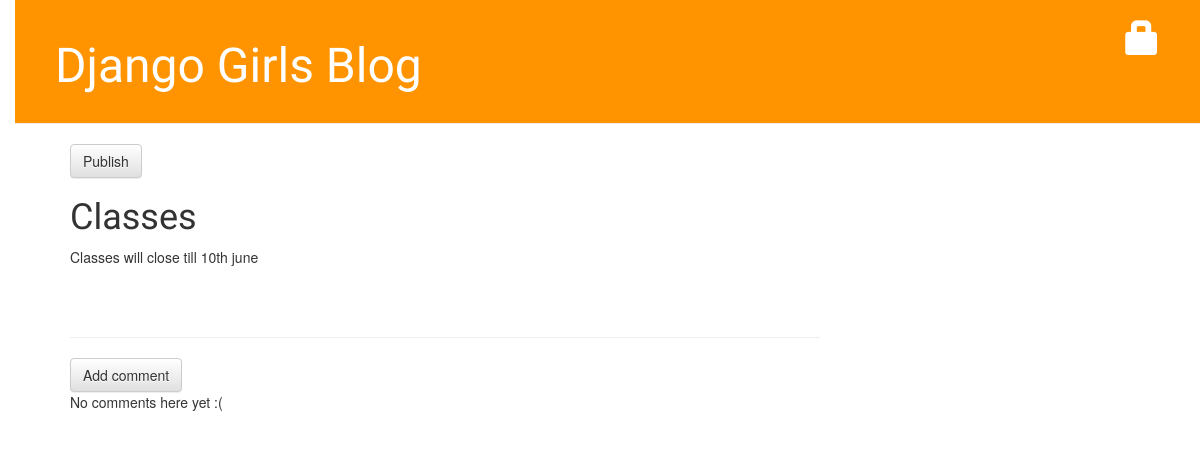
Before: /post/1/ with the older database file.
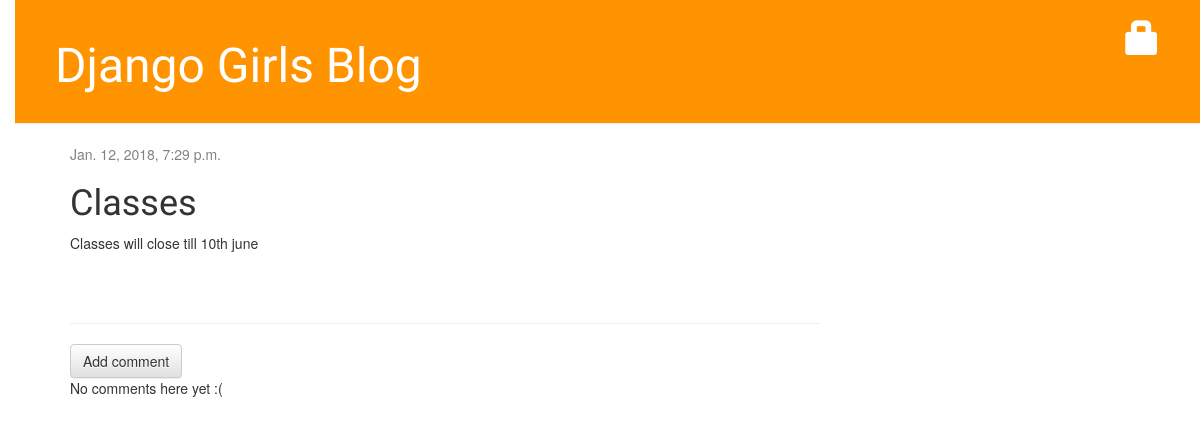
After: the same page with the newer database file.
### blog/models.py (models this page shows, shortened)
class Post(models.Model):
    author = models.ForeignKey('auth.User')
    title = models.CharField(max_length=200)
    text = models.TextField()
    created_date = models.DateTimeField(
            default=timezone.now)
    published_date = models.DateTimeField(
            blank=True, null=True)

### blog/views.py (the view)
# urls.py: url(r'^post/(?P<pk>\d+)/$', views.post_detail, name='post_detail'),
def post_detail(request, pk):
    post = get_object_or_404(Post, pk=pk)
    return render(request, 'blog/post_detail.html', {'post': post})

### blog/templates/blog/post_detail.html (shortened to what this page needs)
{% extends 'blog/base.html' %}
{% block content %}
    <div class="post">
        {% if post.published_date %}
    <div class="date">
        {{ post.published_date }}
    </div>
{% else %}
    <a class="btn btn-default" href="{% url 'post_publish' pk=post.pk %}">Publish</a>
{% endif %}
        <h1>{{ post.title }}</h1>
        <p>{{ post.text|linebreaksbr }}</p>
    </div>
<hr>
<a class="btn btn-default" href="{% url 'add_comment_to_post' pk=post.pk %}">Add comment</a>
{% for comment in post.comments.all %}
    {% if user.is_authenticated or comment.approved_comment %}
    <div class="comment">
        <div class="date">
            {{ comment.created_date }}
            {% if not comment.approved_comment %}
                <a class="btn btn-default" href="{% url 'comment_remove' pk=comment.pk %}"><span class="glyphicon glyphicon-remove"></span></a>
                <a class="btn btn-default" href="{% url 'comment_approve' pk=comment.pk %}"><span class="glyphicon glyphicon-ok"></span></a>
            {% endif %}
        </div>
        <strong>{{ comment.author }}</strong>
        <p>{{ comment.text|linebreaks }}</p>
    </div>
    {% endif %}
{% empty %}
    <p>No comments here yet :(</p>
{% endfor %}
{% endblock %}

Changed rows visible on the page:
changed Post "Classes": published_date (not shown) → "Jan. 12, 2018, 7:29 p.m."
Other visible differences:
text no longer shown: "Publish"
